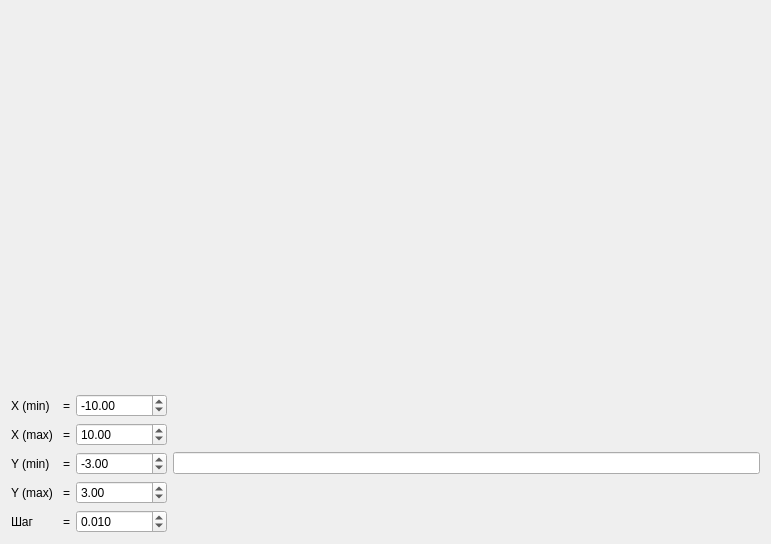
<?xml version="1.0" encoding="UTF-8"?>
<ui version="4.0">
 <class>Graph</class>
 <widget class="QWidget" name="Graph">
  <property name="geometry">
   <rect>
    <x>0</x>
    <y>0</y>
    <width>771</width>
    <height>544</height>
   </rect>
  </property>
  <property name="windowTitle">
   <string>График</string>
  </property>
  <layout class="QGridLayout" name="gridLayout">
   <item row="3" column="2">
    <widget class="QDoubleSpinBox" name="yStartDoubleSpin">
     <property name="minimum">
      <double>-1000000.000000000000000</double>
     </property>
     <property name="maximum">
      <double>1000000.000000000000000</double>
     </property>
     <property name="value">
      <double>-3.000000000000000</double>
     </property>
    </widget>
   </item>
   <item row="5" column="0">
    <widget class="QLabel" name="stepLabel">
     <property name="text">
      <string>Шаг</string>
     </property>
    </widget>
   </item>
   <item row="5" column="2">
    <widget class="QDoubleSpinBox" name="stepDoubleSpin">
     <property name="decimals">
      <number>3</number>
     </property>
     <property name="minimum">
      <double>0.001000000000000</double>
     </property>
     <property name="maximum">
      <double>1000000.000000000000000</double>
     </property>
     <property name="singleStep">
      <double>0.001000000000000</double>
     </property>
     <property name="value">
      <double>0.010000000000000</double>
     </property>
    </widget>
   </item>
   <item row="4" column="0">
    <widget class="QLabel" name="yEndLabel">
     <property name="text">
      <string>Y (max)</string>
     </property>
    </widget>
   </item>
   <item row="2" column="0">
    <widget class="QLabel" name="xEndLabel">
     <property name="text">
      <string>X (max) </string>
     </property>
    </widget>
   </item>
   <item row="3" column="3">
    <widget class="QLineEdit" name="expressionLineEdit">
     <property name="alignment">
      <set>Qt::AlignCenter</set>
     </property>
     <property name="readOnly">
      <bool>true</bool>
     </property>
    </widget>
   </item>
   <item row="0" column="0" colspan="4">
    <widget class="QCustomPlot" name="graphWidget" native="true"/>
   </item>
   <item row="4" column="2">
    <widget class="QDoubleSpinBox" name="yEndDoubleSpin">
     <property name="minimum">
      <double>-1000000.000000000000000</double>
     </property>
     <property name="maximum">
      <double>1000000.000000000000000</double>
     </property>
     <property name="value">
      <double>3.000000000000000</double>
     </property>
    </widget>
   </item>
   <item row="1" column="2">
    <widget class="QDoubleSpinBox" name="xStartDoubleSpin">
     <property name="minimum">
      <double>-1000000.000000000000000</double>
     </property>
     <property name="maximum">
      <double>1000000.000000000000000</double>
     </property>
     <property name="value">
      <double>-10.000000000000000</double>
     </property>
    </widget>
   </item>
   <item row="3" column="0">
    <widget class="QLabel" name="yStartLabel">
     <property name="text">
      <string>Y (min)</string>
     </property>
    </widget>
   </item>
   <item row="1" column="0">
    <widget class="QLabel" name="xStartLabel">
     <property name="text">
      <string>X (min) </string>
     </property>
    </widget>
   </item>
   <item row="2" column="2">
    <widget class="QDoubleSpinBox" name="xEndDoubleSpin">
     <property name="minimum">
      <double>-1000000.000000000000000</double>
     </property>
     <property name="maximum">
      <double>1000000.000000000000000</double>
     </property>
     <property name="value">
      <double>10.000000000000000</double>
     </property>
    </widget>
   </item>
   <item row="1" column="1">
    <widget class="QLabel" name="xMinEqualLabel">
     <property name="text">
      <string>=</string>
     </property>
     <property name="alignment">
      <set>Qt::AlignCenter</set>
     </property>
    </widget>
   </item>
   <item row="2" column="1">
    <widget class="QLabel" name="xMaxEqualLabel">
     <property name="text">
      <string>=</string>
     </property>
     <property name="alignment">
      <set>Qt::AlignCenter</set>
     </property>
    </widget>
   </item>
   <item row="3" column="1">
    <widget class="QLabel" name="yMinEqualLabel">
     <property name="text">
      <string>=</string>
     </property>
     <property name="alignment">
      <set>Qt::AlignCenter</set>
     </property>
    </widget>
   </item>
   <item row="4" column="1">
    <widget class="QLabel" name="yMaxEqualLabel">
     <property name="text">
      <string>=</string>
     </property>
     <property name="alignment">
      <set>Qt::AlignCenter</set>
     </property>
    </widget>
   </item>
   <item row="5" column="1">
    <widget class="QLabel" name="stepEqualLabel">
     <property name="text">
      <string>=</string>
     </property>
     <property name="alignment">
      <set>Qt::AlignCenter</set>
     </property>
    </widget>
   </item>
  </layout>
 </widget>
 <customwidgets>
  <customwidget>
   <class>QCustomPlot</class>
   <extends>QWidget</extends>
   <header>include/qcustomplot.h</header>
   <container>1</container>
  </customwidget>
 </customwidgets>
 <resources/>
 <connections/>
</ui>
